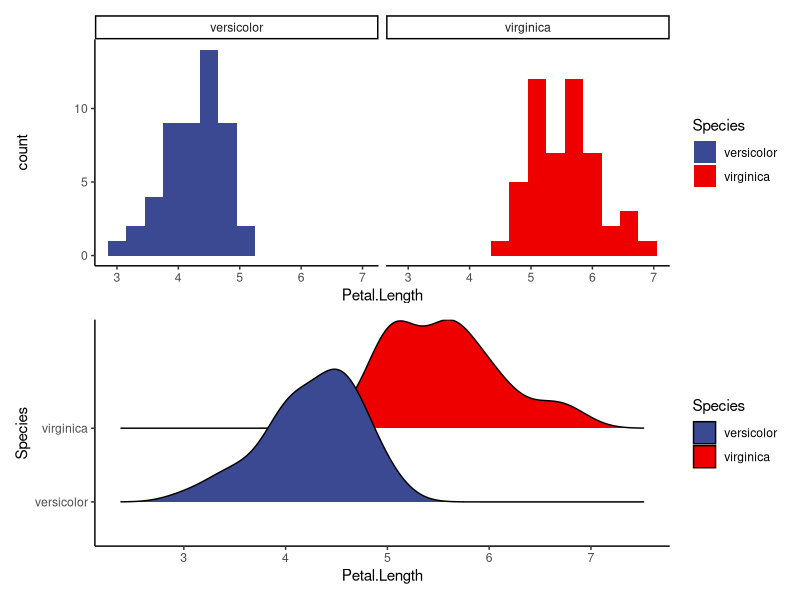
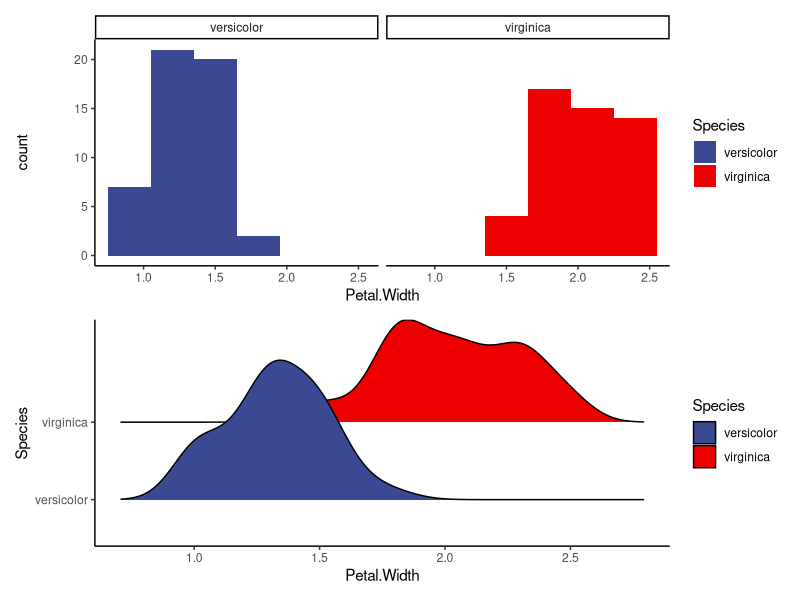
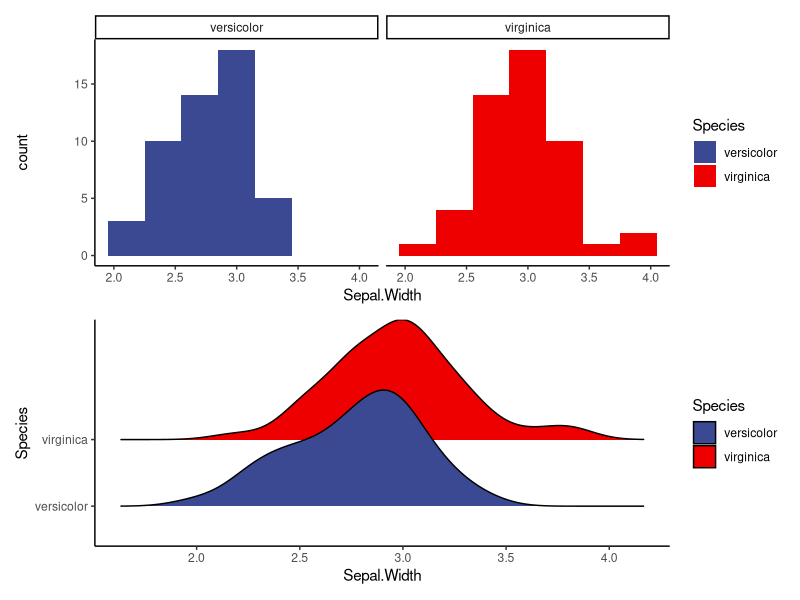
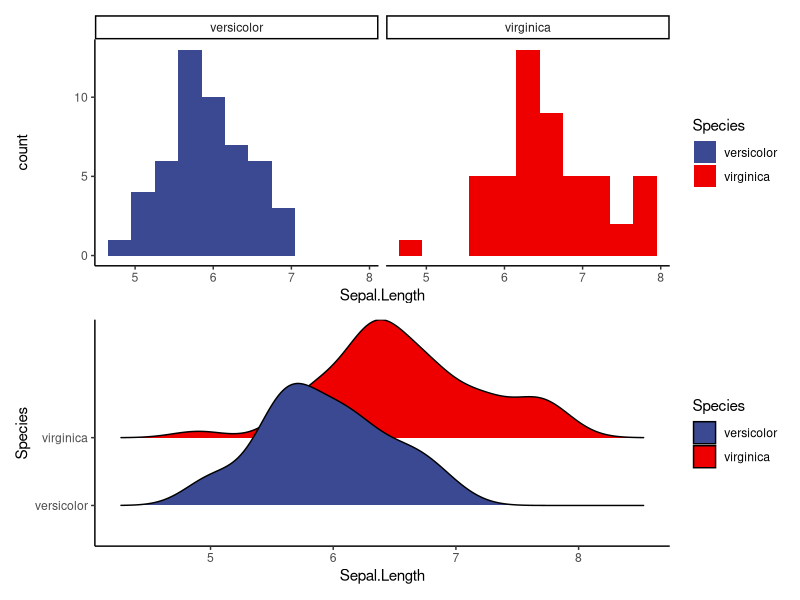
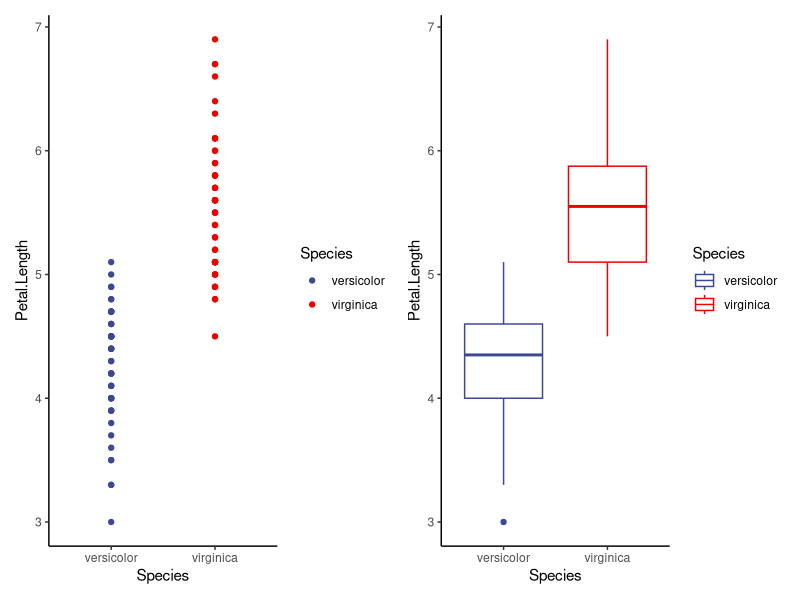
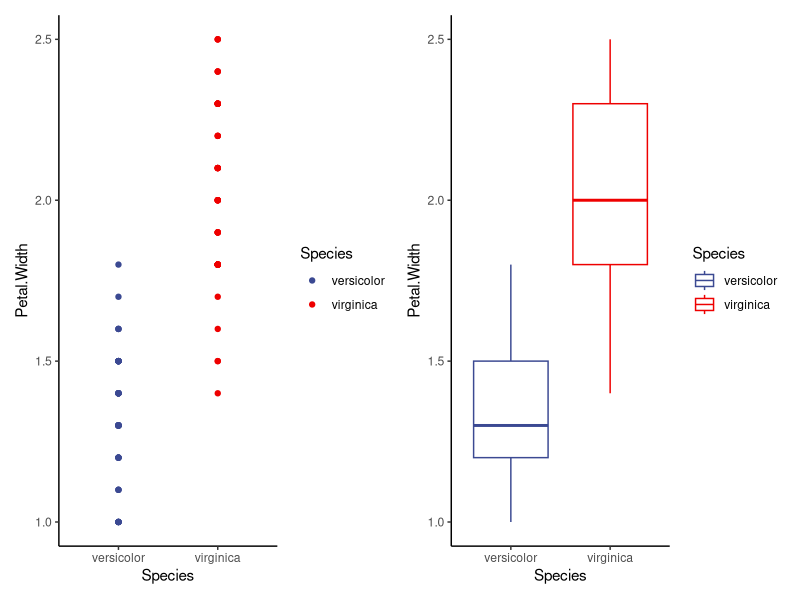
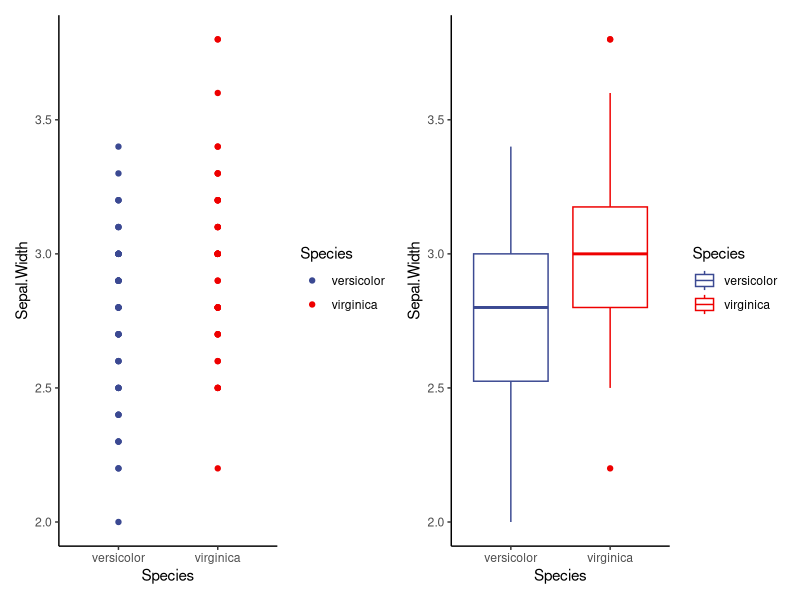
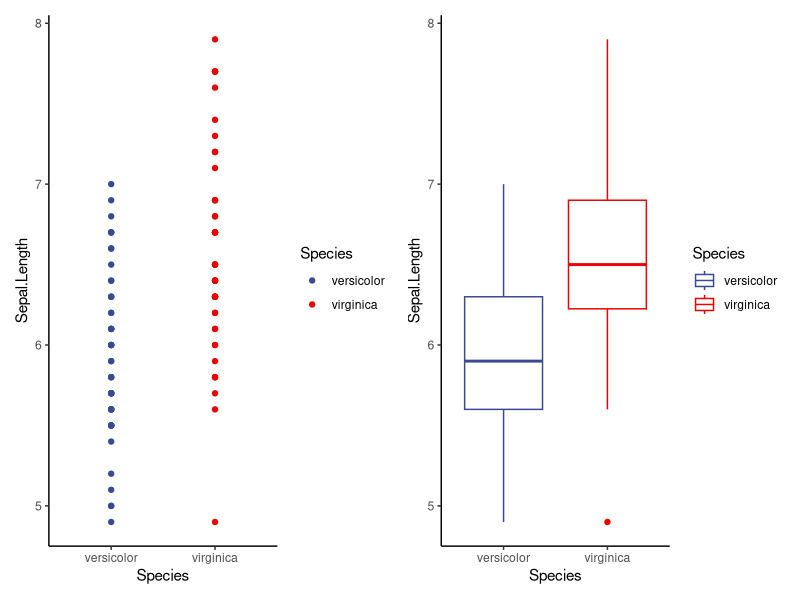

Generate these figures, in order, with R:
## ---- chunk 1

library(tidyverse) #For data manipulation and graphing
library(ggridges) #For making nice looking density plots/histograms
library(patchwork)  #to panel our graphs
library(ggsci) #for easy color palletes!
library(car) #contains some statistical tests we need to assess assumptions
## ---- chunk 2
iris2<-iris %>%
  filter(Species != 'setosa') %>%
  droplevels() #removes the empty levels so when we check levels below we only get the ones that are still in the data!

#check levels to make sure we only have 2 species!
head(iris2)
levels(iris2$Species)
## ---- chunk 3
versi<-iris2 %>%
  filter(Species=='versicolor') %>%
  droplevels()

virg<-iris2 %>%
  filter(Species=='virginica') %>%
  droplevels()

## ---- chunk 4
shapiro.test(versi$Petal.Length) #this is normally distributed

shapiro.test(versi$Petal.Width) # this is not

shapiro.test(versi$Sepal.Length) #normal

shapiro.test(versi$Sepal.Width) #normal

shapiro.test(virg$Petal.Length) #normal

shapiro.test(virg$Petal.Width) #normal

shapiro.test(virg$Sepal.Length) #normal

shapiro.test(virg$Sepal.Width) #normal
## ---- chunk 5
a1<-ggplot(data=iris2, aes(Petal.Length, fill=Species))+
  geom_histogram(binwidth = 0.3)+ 
  facet_wrap(~Species)+
  theme_classic()+
  scale_fill_aaas()

a2<-ggplot(data=iris2, aes(x=Petal.Length, y=Species, fill=Species))+
  geom_density_ridges()+ #makes a smooth density curve instead of a histogram!
  theme_classic()+
  scale_fill_aaas()

a1/a2 #compare the visualizations (they are of the same data)- do we see normality here?

## ---- chunk 6
b1<-ggplot(data=iris2, aes(Petal.Width, fill=Species))+
  geom_histogram(binwidth = 0.3)+ 
  facet_wrap(~Species)+
  theme_classic()+
  scale_fill_aaas()

b2<-ggplot(data=iris2, aes(x=Petal.Width, y=Species, fill=Species))+
  geom_density_ridges()+ #makes a smooth density curve instead of a histogram!
  theme_classic()+
  scale_fill_aaas()

b1/b2 #compare the visualizations (they are of the same data)- do we see normality here?
## ---- chunk 7
c1<-ggplot(data=iris2, aes(Sepal.Width, fill=Species))+
  geom_histogram(binwidth = 0.3)+ 
  facet_wrap(~Species)+
  theme_classic()+
  scale_fill_aaas()

c2<-ggplot(data=iris2, aes(x=Sepal.Width, y=Species, fill=Species))+
  geom_density_ridges()+ #makes a smooth density curve instead of a histogram!
  theme_classic()+
  scale_fill_aaas()

c1/c2 #compare the visualizations (they are of the same data)- do we see normality here?

## ---- chunk 8
d1<-ggplot(data=iris2, aes(Sepal.Length, fill=Species))+
  geom_histogram(binwidth = 0.3)+ 
  facet_wrap(~Species)+
  theme_classic()+
  scale_fill_aaas()

d2<-ggplot(data=iris2, aes(x=Sepal.Length, y=Species, fill=Species))+
  geom_density_ridges()+ #makes a smooth density curve instead of a histogram!
  theme_classic()+
  scale_fill_aaas()

d1/d2 #compare the visualizations (they are of the same data)- do we see normality here?

## ---- chunk 9
#we use var.test to run an F-test
f1<- var.test(Petal.Length ~ Species, data=iris2)
f1 # p>0.05, so we fail to reject H0 (the variances are likely equal)

f2<- var.test(Petal.Width ~ Species, data=iris2)
f2 # p<0.05, so we reject H0 (variances are likely different)

f3<- var.test(Sepal.Length ~ Species, data=iris2)
f3 # p>0.05, so we fail to reject H0 (the variances are likely equal)

f4<- var.test(Sepal.Width ~ Species, data=iris2)
f4 # p>0.05, so we fail to reject H0 (the variances are likely equal)
## ---- chunk 10
l1<- leveneTest(Petal.Length ~ Species, data=iris2)
l1 # p>0.05, so we fail to reject H0 (the variances are likely equal)

l2<- leveneTest(Petal.Width ~ Species, data=iris2)
l2 # p<0.05, so we reject H0 (variances are likely different)

l3<- leveneTest(Sepal.Length ~ Species, data=iris2)
l3 # p>0.05, so we fail to reject H0 (the variances are likely equal)

l4<- leveneTest(Sepal.Width ~ Species, data=iris2)
l4 # p>0.05, so we fail to reject H0 (the variances are likely equal)

## ---- chunk 11

v1.1<-ggplot(data=iris2, aes(x=Species, y=Petal.Length, color=Species))+
  geom_point()+
  theme_classic()+
  scale_color_aaas()

v1.2<-ggplot(data=iris2, aes(x=Species, y=Petal.Length, color=Species))+
  geom_boxplot()+
  theme_classic()+
  scale_color_aaas()

v1.1+v1.2

## ---- chunk 12
v2.1<-ggplot(data=iris2, aes(x=Species, y=Petal.Width, color=Species))+
  geom_point()+
  theme_classic()+
  scale_color_aaas()

v2.2<-ggplot(data=iris2, aes(x=Species, y=Petal.Width, color=Species))+
  geom_boxplot()+
  theme_classic()+
  scale_color_aaas()

v2.1+v2.2

## ---- chunk 13
v3.1<-ggplot(data=iris2, aes(x=Species, y=Sepal.Width, color=Species))+
  geom_point()+
  theme_classic()+
  scale_color_aaas()

v3.2<-ggplot(data=iris2, aes(x=Species, y=Sepal.Width, color=Species))+
  geom_boxplot()+
  theme_classic()+
  scale_color_aaas()

v3.1+v3.2
## ---- chunk 14
v4.1<-ggplot(data=iris2, aes(x=Species, y=Sepal.Length, color=Species))+
  geom_point()+
  theme_classic()+
  scale_color_aaas()

v4.2<-ggplot(data=iris2, aes(x=Species, y=Sepal.Length, color=Species))+
  geom_boxplot()+
  theme_classic()+
  scale_color_aaas()

v4.1+v4.2
## ---- chunk 15
meaniris<-iris2 %>%
  group_by(Species) %>%
  summarize(meanpl=mean(Petal.Length), sdpl=sd(Petal.Length), n=n(), sepl=sdpl/sqrt(n), meanpw=mean(Petal.Width), sdpw=sd(Petal.Width), n=n(), sepw=sdpw/sqrt(n), meansl=mean(Sepal.Length), sdsl=sd(Sepal.Length), n=n(), sesl=sdpl/sqrt(n), meansw=mean(Sepal.Width), sdsw=sd(Sepal.Width), n=n(), sesw=sdsw/sqrt(n))

meaniris

## ---- chunk 16
p1<-ggplot(meaniris, aes(x=Species, y=meanpl, color=Species))+
  geom_point()+
  geom_errorbar(aes(x=Species, ymin=meanpl-sepl, ymax=meanpl+sepl), width=0.2)+
  scale_color_aaas()+
  theme_classic()+
  labs(title='Petal Length')

p2<-ggplot(meaniris, aes(x=Species, y=meanpw, color=Species))+
  geom_point()+
  geom_errorbar(aes(x=Species, ymin=meanpw-sepw, ymax=meanpw+sepw), width=0.2)+
  scale_color_aaas()+
  theme_classic()+
  labs(title='Petal Width')

p3<-ggplot(meaniris, aes(x=Species, y=meansl, color=Species))+
  geom_point()+
  geom_errorbar(aes(x=Species, ymin=meansl-sesl, ymax=meansl+sesl), width=0.2)+
  scale_color_aaas()+
  theme_classic()+
  labs(title='Sepal Length')

p4<-ggplot(meaniris, aes(x=Species, y=meansw, color=Species))+
  geom_point()+
  geom_errorbar(aes(x=Species, ymin=meansw-sesw, ymax=meansw+sesw), width=0.2)+
  scale_color_aaas()+
  theme_classic()+
  labs(title='Sepal Width')

(p1+p2)/(p3+p4)

## ---- chunk 17

t1<-t.test(data=iris2, Petal.Length~Species, alternative='two.sided', var.equal=FALSE) #two.sided and var.equal= FALSE are default, so we don't have to list them. BUt, we can also change them (as I will show later)

t1 #p<0.05 suggests that there is a significant difference in petal length between species

## ---- chunk 18
t2<-t.test(data=iris2, Petal.Width~Species, alternative='two.sided', var.equal=FALSE) #two.sided and var.equal= FALSE are default, so we don't have to list them. BUt, we can also change them (as I will show later)

t2
## ---- chunk 19
t3<-t.test(data=iris2, Sepal.Width~Species, alternative='two.sided', var.equal=FALSE) #two.sided and var.equal= FALSE are default, so we don't have to list them. BUt, we can also change them (as I will show later)

t3
## ---- chunk 20
t4<-t.test(data=iris2, Sepal.Length~Species, alternative='two.sided', var.equal=FALSE) #two.sided and var.equal= FALSE are default, so we don't have to list them. BUt, we can also change them (as I will show later)

t4
